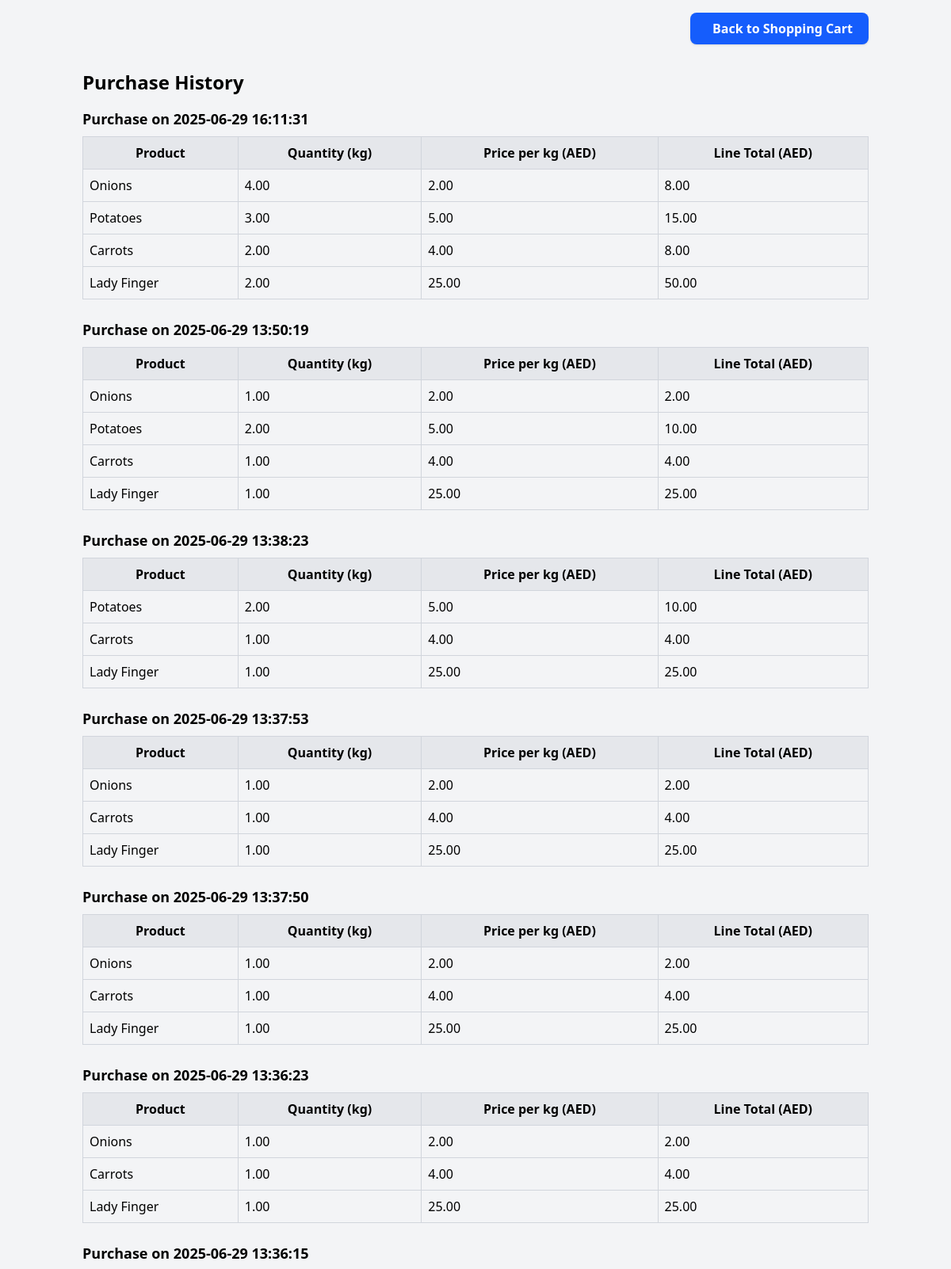
The page /history/ (upper part) on the database its author committed.
### mycart/models.py (models this page shows, shortened)
class PurchaseHistory(models.Model):
    products = models.ManyToManyField(Product, through='PurchaseItem')
    purchase_date = models.DateTimeField(auto_now_add=True)

class PurchaseItem(models.Model):
    purchase_history = models.ForeignKey(PurchaseHistory, on_delete=models.CASCADE)
    product = models.ForeignKey(Product, on_delete=models.CASCADE)
    quantity = models.DecimalField(max_digits=10, decimal_places=2)
    total_price = models.DecimalField(max_digits=10, decimal_places=2, editable=False)

class Product(models.Model):
    name = models.CharField(max_length=100, unique=True)
    price_per_kg = models.DecimalField(max_digits=10, decimal_places=2)
    quantity_in_stock = models.DecimalField(max_digits=10, decimal_places=2)
    image = models.ImageField(upload_to='products/', blank=True, null=True)

### mycart/views.py (the view)
# urls.py: path('history/', views.purchase_history_view, name='purchase_history'),
def purchase_history_view(request):
    purchase_histories = PurchaseHistory.objects.all().order_by('-purchase_date').prefetch_related('purchaseitem_set__product')
    total = purchase_histories.aggregate(total=Sum('purchaseitem__total_price'))['total'] or 0
    return render(request, 'mycart/purchase_history.html', {
        'purchase_histories': purchase_histories,
        'total_price': total,
    })

### mycart/templates/mycart/purchase_history.html (shortened to what this page needs)
{% load static %}
{% load cart_extras %}
{% load static tailwind_tags %}
<!DOCTYPE html>
<html lang="en">
<head>
    {% tailwind_css %}
</head>
<body class="bg-gray-100">
    <div class="container mx-auto p-4">
        <div class="flex justify-end items-center mb-8">
            <a href="{% url 'mycart' %}" class="inline-flex items-center px-5 py-2 bg-blue-600 text-white font-semibold rounded-lg shadow hover:bg-blue-700 transition-colors duration-200 focus:outline-none focus:ring-2 focus:ring-blue-400 focus:ring-opacity-50">
                Back to Shopping Cart
            </a>
        </div>
        <h1 class="text-2xl font-bold mb-4">Purchase History</h1>
        {% if purchase_histories %}
            {% for purchase in purchase_histories %}
                <div class="mb-6">
                    <h2 class="text-lg font-semibold">Purchase on {{ purchase.purchase_date|date:"Y-m-d H:i:s" }}</h2>
                    <table class="w-full border-collapse border border-gray-300 mt-2">
                        <thead>
                            <tr class="bg-gray-200">
                                <th class="border border-gray-300 p-2">Product</th>
                                <th class="border border-gray-300 p-2">Quantity (kg)</th>
                                <th class="border border-gray-300 p-2">Price per kg (AED)</th>
                                <th class="border border-gray-300 p-2">Line Total (AED)</th>
                            </tr>
                        </thead>
                        <tbody>
                            {% for item in purchase.purchaseitem_set.all %}
                                <tr>
                                    <td class="border border-gray-300 p-2">{{ item.product.name }}</td>
                                    <td class="border border-gray-300 p-2">{{ item.quantity }}</td>
                                    <td class="border border-gray-300 p-2">{{ item.product.price_per_kg }}</td>
                                    <td class="border border-gray-300 p-2">{{ item.total_price }}</td>
                                </tr>
                            {% endfor %}
                        </tbody>
                    </table>
                </div>
            {% endfor %}
        {% else %}
            <p class="text-gray-600">No purchase history available.</p>
        {% endif %}
    </div>
</body>
</html>

### rows shown on the page
PurchaseHistory: purchase_date "2025-06-29 16:11:31"
PurchaseItem: product.name "Onions", quantity "4.00", product.price_per_kg "2.00", total_price "8.00"
PurchaseItem: product.name "Potatoes", quantity "3.00", product.price_per_kg "5.00", total_price "15.00"
PurchaseItem: product.name "Carrots", quantity "2.00", product.price_per_kg "4.00", total_price "8.00"
PurchaseItem: product.name "Lady Finger", quantity "2.00", product.price_per_kg "25.00", total_price "50.00"
PurchaseHistory: purchase_date "2025-06-29 13:50:19"
PurchaseItem: product.name "Onions", quantity "1.00", product.price_per_kg "2.00", total_price "2.00"
PurchaseItem: product.name "Potatoes", quantity "2.00", product.price_per_kg "5.00", total_price "10.00"
PurchaseItem: product.name "Carrots", quantity "1.00", product.price_per_kg "4.00", total_price "4.00"
PurchaseItem: product.name "Lady Finger", quantity "1.00", product.price_per_kg "25.00", total_price "25.00"
PurchaseHistory: purchase_date "2025-06-29 13:38:23"
PurchaseItem: product.name "Potatoes", quantity "2.00", product.price_per_kg "5.00", total_price "10.00"
PurchaseItem: product.name "Carrots", quantity "1.00", product.price_per_kg "4.00", total_price "4.00"
PurchaseItem: product.name "Lady Finger", quantity "1.00", product.price_per_kg "25.00", total_price "25.00"
PurchaseHistory: purchase_date "2025-06-29 13:37:53"
PurchaseItem: product.name "Onions", quantity "1.00", product.price_per_kg "2.00", total_price "2.00"
PurchaseItem: product.name "Carrots", quantity "1.00", product.price_per_kg "4.00", total_price "4.00"
PurchaseItem: product.name "Lady Finger", quantity "1.00", product.price_per_kg "25.00", total_price "25.00"
PurchaseHistory: purchase_date "2025-06-29 13:37:50"
PurchaseItem: product.name "Onions", quantity "1.00", product.price_per_kg "2.00", total_price "2.00"
PurchaseItem: product.name "Carrots", quantity "1.00", product.price_per_kg "4.00", total_price "4.00"
PurchaseItem: product.name "Lady Finger", quantity "1.00", product.price_per_kg "25.00", total_price "25.00"
PurchaseHistory: purchase_date "2025-06-29 13:36:23"
PurchaseItem: product.name "Onions", quantity "1.00", product.price_per_kg "2.00", total_price "2.00"
PurchaseItem: product.name "Carrots", quantity "1.00", product.price_per_kg "4.00", total_price "4.00"
PurchaseItem: product.name "Lady Finger", quantity "1.00", product.price_per_kg "25.00", total_price "25.00"
PurchaseHistory: purchase_date "2025-06-29 13:36:15"
